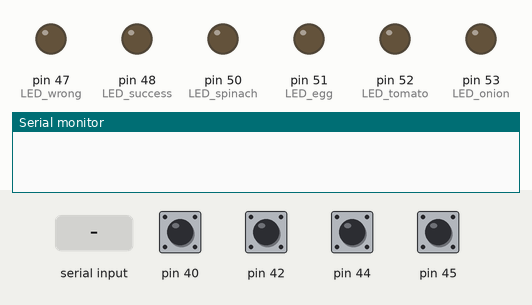
A sketch run on a simulated Arduino Mega 2560, built with avr-gcc and run on an emulated ATmega2560. Parts: output pins drawn as LEDs (lit = HIGH), the last lines printed to the serial monitor. Inputs (shaded band) come from the test bench; at power-on: pin 40, pin 42, pin 44, pin 45 HIGH.

Above: at 1.2 s.
1.3 s: pin 40 pulled LOW for 0.15 s
At 2.5 s:
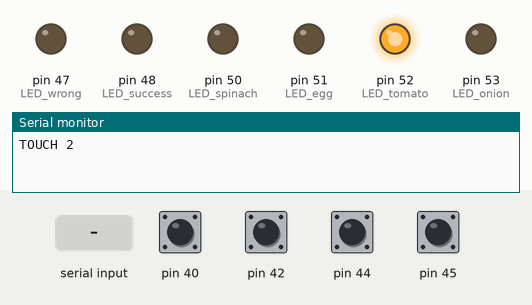
2.9 s: pin 42 pulled LOW for 0.15 s
At 3.3 s:
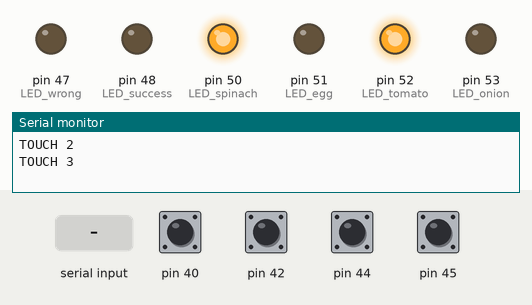
4.5 s: pin 44 pulled LOW for 0.15 s
At 5.1 s:
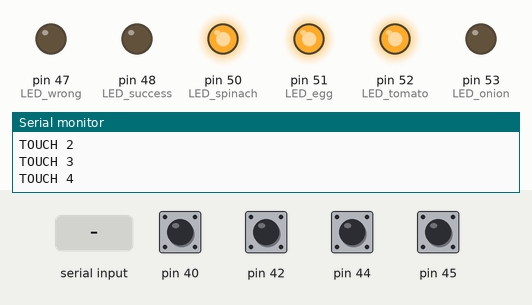
6.1 s: pin 45 pulled LOW for 0.15 s
At 6.9 s:
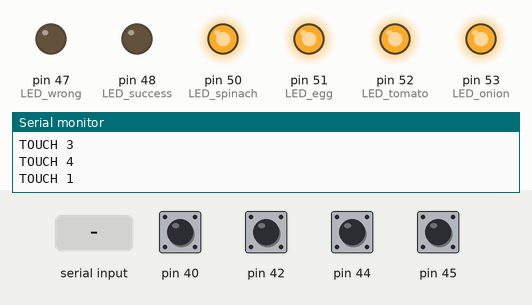
7.7 s: "WRONG\n" received over Serial
At 8.4 s:
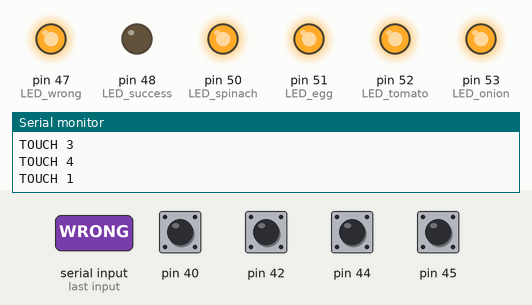
10.7 s: pin 40 pulled LOW for 1 s
At 12.1 s:
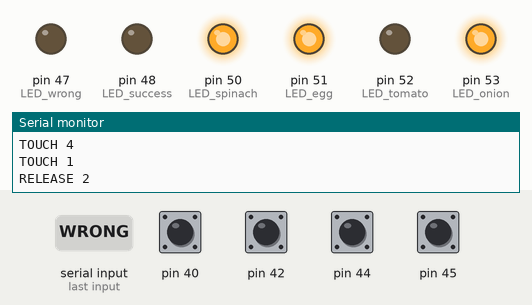
Timing chart, 0 to 13.7 s (numbered marks = the images above; inputs shaded):
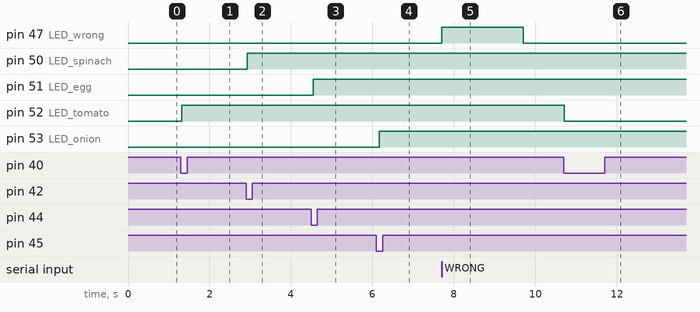

The sketch:

3_AddInOrder.ino
```cpp
//prints when wrong ingredient, can track orders of on off
#include <CapacitiveSensor.h>
#include <Servo.h>

// Define capacitive sensors (pins may vary based on your setup)
CapacitiveSensor cs_onion = CapacitiveSensor(13, 45);   // Sensor for Onion (pin 45)
CapacitiveSensor cs_tomato = CapacitiveSensor(13, 40);  // Sensor for Tomato (pin 40)
CapacitiveSensor cs_spinach = CapacitiveSensor(13, 42); // Sensor for Spinach (pin 42)
CapacitiveSensor cs_egg = CapacitiveSensor(13, 44);     // Sensor for Egg (pin 44)

// Define LED pins
#define LED_onion 53   // Onion
#define LED_tomato 52  // Tomato
#define LED_spinach 50 // Spinach
#define LED_egg 51     // Egg
#define LED_wrong 47   // LED for "Wrong ingredient!"
#define LED_success 48 // LED for successful sequence

// Threshold for capacitive touch
int threshold = 500;

// Variables to track sensor states
bool sensorStates[4] = {false, false, false, false}; // Tracks if sensors are touched
bool ledStates[4] = {false, false, false, false};    // Tracks LED on/off states

void setup() {
  // Initialize serial communication for debugging
  Serial.begin(9600);

  // Set LED pins as output
  pinMode(LED_onion, OUTPUT);
  pinMode(LED_tomato, OUTPUT);
  pinMode(LED_spinach, OUTPUT);
  pinMode(LED_egg, OUTPUT);
  pinMode(LED_wrong, OUTPUT);
  pinMode(LED_success, OUTPUT);

  // Disable auto-calibration for sensors to improve touch consistency
  cs_onion.set_CS_AutocaL_Millis(0xFFFFFFFF);
  cs_tomato.set_CS_AutocaL_Millis(0xFFFFFFFF);
  cs_spinach.set_CS_AutocaL_Millis(0xFFFFFFFF);
  cs_egg.set_CS_AutocaL_Millis(0xFFFFFFFF);
}

void loop() {
  // Read serial data from the Python code
  if (Serial.available()) {
    String command = Serial.readStringUntil('\n');
    command.trim();  // Remove any trailing whitespace or newlines

    // Handle the incoming command
    if (command == "WRONG") {
      digitalWrite(LED_wrong, HIGH);  // Turn on the "Wrong ingredient!" LED
      delay(2000);                   // Keep it on for 2 seconds
      digitalWrite(LED_wrong, LOW);  // Turn off the LED
    } else if (command == "SUCCESS") {
      digitalWrite(LED_success, HIGH);  // Turn on the success LED
      delay(2000);                      // Keep it on for 2 seconds
      digitalWrite(LED_success, LOW);   // Turn off the success LED
    }
  }

  // Capacitive touch handling
  long sensorValues[4] = {
    cs_onion.capacitiveSensor(30),
    cs_tomato.capacitiveSensor(30),
    cs_spinach.capacitiveSensor(30),
    cs_egg.capacitiveSensor(30)
  };

  // Check capacitive sensors and toggle LEDs on touch
  for (int i = 0; i < 4; i++) {
    if (sensorValues[i] > threshold) {
      if (!sensorStates[i]) {
        // Sensor just touched, toggle state
        sensorStates[i] = true;
        ledStates[i] = !ledStates[i];  // Toggle LED state

        if (ledStates[i]) {
          digitalWrite(getLEDPin(i), HIGH);  // Turn on the LED
          Serial.print("TOUCH ");
          Serial.println(i + 1); // Notify the Python script of the touch
        } else {
          digitalWrite(getLEDPin(i), LOW);   // Turn off the LED
          Serial.print("RELEASE ");
          Serial.println(i + 1); // Notify the Python script of the release
        }
      }
    } else {
      // Reset sensor state when not touched
      sensorStates[i] = false;
    }
  }

  delay(50); // Stability delay
}

// Function to get the LED pin based on object index
int getLEDPin(int index) {
  switch (index) {
    case 0: return LED_onion;
    case 1: return LED_tomato;
    case 2: return LED_spinach;
    case 3: return LED_egg;
    default: return -1; // Invalid index
  }
}
```

Measured:
- after the input at 1.3 s, pin 52 (LED_tomato): LOW → HIGH at once
- after the input at 2.9 s, pin 50 (LED_spinach): LOW → HIGH at once
- after the input at 4.5 s, pin 51 (LED_egg): LOW → HIGH after 0.05 s
- after the input at 6.1 s, pin 53 (LED_onion): LOW → HIGH after 0.06 s
- after the input at 7.7 s, pin 47 (LED_wrong): LOW → HIGH at once, → LOW 2.0 s later
- after the input at 10.7 s, pin 52 (LED_tomato): HIGH → LOW at once
